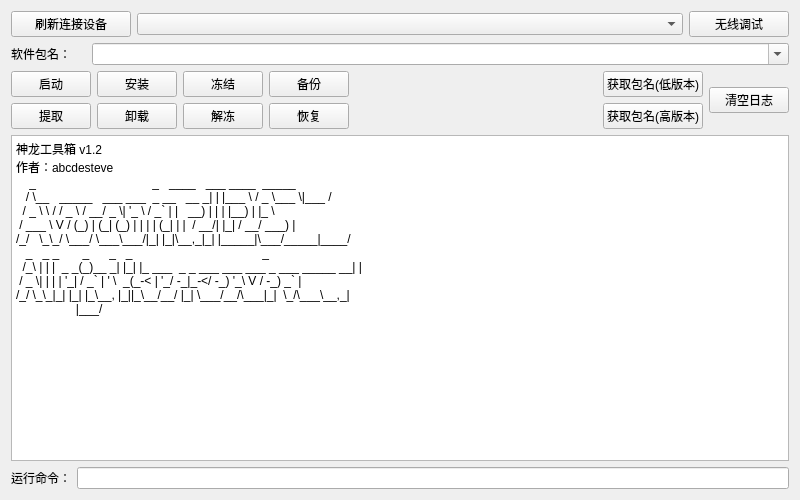
<?xml version="1.0" encoding="UTF-8"?>
<ui version="4.0">
 <class>aam</class>
 <widget class="QWidget" name="aam">
  <property name="geometry">
   <rect>
    <x>0</x>
    <y>0</y>
    <width>800</width>
    <height>500</height>
   </rect>
  </property>
  <property name="windowTitle">
   <string>Form</string>
  </property>
  <layout class="QVBoxLayout" name="verticalLayout">
   <item>
    <layout class="QHBoxLayout" name="horizontalLayout_1">
     <item>
      <widget class="QPushButton" name="btn_device">
       <property name="maximumSize">
        <size>
         <width>120</width>
         <height>16777215</height>
        </size>
       </property>
       <property name="text">
        <string>刷新连接设备</string>
       </property>
      </widget>
     </item>
     <item>
      <widget class="QComboBox" name="cmb_device"/>
     </item>
     <item>
      <widget class="QPushButton" name="btn_wireless">
       <property name="maximumSize">
        <size>
         <width>100</width>
         <height>16777215</height>
        </size>
       </property>
       <property name="text">
        <string>无线调试</string>
       </property>
      </widget>
     </item>
    </layout>
   </item>
   <item>
    <layout class="QHBoxLayout" name="horizontalLayout_2">
     <item>
      <widget class="QLabel" name="label_app">
       <property name="maximumSize">
        <size>
         <width>75</width>
         <height>16777215</height>
        </size>
       </property>
       <property name="text">
        <string>软件包名：</string>
       </property>
      </widget>
     </item>
     <item>
      <widget class="QComboBox" name="cmb_app">
       <property name="editable">
        <bool>true</bool>
       </property>
      </widget>
     </item>
    </layout>
   </item>
   <item>
    <layout class="QGridLayout" name="gridLayout_1">
     <item row="1" column="11" rowspan="2">
      <widget class="QPushButton" name="btn_clear">
       <property name="text">
        <string>清空日志</string>
       </property>
      </widget>
     </item>
     <item row="2" column="6">
      <widget class="QPushButton" name="btn_unfreeze">
       <property name="text">
        <string>解冻</string>
       </property>
      </widget>
     </item>
     <item row="1" column="9" rowspan="2">
      <spacer name="horizontalSpacer_1">
       <property name="orientation">
        <enum>Qt::Horizontal</enum>
       </property>
       <property name="sizeHint" stdset="0">
        <size>
         <width>40</width>
         <height>20</height>
        </size>
       </property>
      </spacer>
     </item>
     <item row="1" column="4">
      <widget class="QPushButton" name="btn_install">
       <property name="text">
        <string>安装</string>
       </property>
      </widget>
     </item>
     <item row="2" column="7">
      <widget class="QPushButton" name="btn_restore">
       <property name="text">
        <string>恢复</string>
       </property>
      </widget>
     </item>
     <item row="1" column="7">
      <widget class="QPushButton" name="btn_backup">
       <property name="text">
        <string>备份</string>
       </property>
      </widget>
     </item>
     <item row="2" column="10">
      <widget class="QPushButton" name="btn_getapp_high">
       <property name="text">
        <string>获取包名(高版本)</string>
       </property>
      </widget>
     </item>
     <item row="1" column="6">
      <widget class="QPushButton" name="btn_freeze">
       <property name="text">
        <string>冻结</string>
       </property>
      </widget>
     </item>
     <item row="1" column="10">
      <widget class="QPushButton" name="btn_getapp_low">
       <property name="text">
        <string>获取包名(低版本)</string>
       </property>
      </widget>
     </item>
     <item row="2" column="4">
      <widget class="QPushButton" name="btn_uninstall">
       <property name="text">
        <string>卸载</string>
       </property>
      </widget>
     </item>
     <item row="1" column="0">
      <widget class="QPushButton" name="btn_launch">
       <property name="text">
        <string>启动</string>
       </property>
      </widget>
     </item>
     <item row="2" column="0">
      <widget class="QPushButton" name="btn_extract">
       <property name="text">
        <string>提取</string>
       </property>
      </widget>
     </item>
    </layout>
   </item>
   <item>
    <widget class="QTextEdit" name="textedit_log">
     <property name="readOnly">
      <bool>true</bool>
     </property>
     <property name="html">
      <string>&lt;!DOCTYPE HTML PUBLIC &quot;-//W3C//DTD HTML 4.0//EN&quot; &quot;http://www.w3.org/TR/REC-html40/strict.dtd&quot;&gt;
&lt;html&gt;&lt;head&gt;&lt;meta name=&quot;qrichtext&quot; content=&quot;1&quot; /&gt;&lt;meta charset=&quot;utf-8&quot; /&gt;&lt;style type=&quot;text/css&quot;&gt;
p, li { white-space: pre-wrap; }
hr { height: 1px; border-width: 0; }
li.unchecked::marker { content: &quot;\2610&quot;; }
li.checked::marker { content: &quot;\2612&quot;; }
&lt;/style&gt;&lt;/head&gt;&lt;body style=&quot; font-family:'Microsoft YaHei UI'; font-size:9pt; font-weight:400; font-style:normal;&quot;&gt;
&lt;p style=&quot; margin-top:0px; margin-bottom:0px; margin-left:0px; margin-right:0px; -qt-block-indent:0; text-indent:0px;&quot;&gt;&lt;span style=&quot; font-family:'FiraCode Nerd Font';&quot;&gt;神龙工具箱 v1.2&lt;/span&gt;&lt;/p&gt;
&lt;p style=&quot; margin-top:0px; margin-bottom:0px; margin-left:0px; margin-right:0px; -qt-block-indent:0; text-indent:0px;&quot;&gt;&lt;span style=&quot; font-family:'FiraCode Nerd Font';&quot;&gt;作者：abcdesteve&lt;/span&gt;&lt;/p&gt;
&lt;p style=&quot; margin-top:0px; margin-bottom:0px; margin-left:0px; margin-right:0px; -qt-block-indent:0; text-indent:0px;&quot;&gt;&lt;span style=&quot; font-family:'FiraCode Nerd Font';&quot;&gt;    _                                   _   ____   ___ ____  _____ &lt;/span&gt;&lt;/p&gt;
&lt;p style=&quot; margin-top:0px; margin-bottom:0px; margin-left:0px; margin-right:0px; -qt-block-indent:0; text-indent:0px;&quot;&gt;&lt;span style=&quot; font-family:'FiraCode Nerd Font';&quot;&gt;   / \__   _____   ___ ___  _ __   __ _| | |___ \ / _ \___ \|___ / &lt;/span&gt;&lt;/p&gt;
&lt;p style=&quot; margin-top:0px; margin-bottom:0px; margin-left:0px; margin-right:0px; -qt-block-indent:0; text-indent:0px;&quot;&gt;&lt;span style=&quot; font-family:'FiraCode Nerd Font';&quot;&gt;  / _ \ \ / / _ \ / __/ _ \| '_ \ / _` | |   __) | | | |__) | |_ \ &lt;/span&gt;&lt;/p&gt;
&lt;p style=&quot; margin-top:0px; margin-bottom:0px; margin-left:0px; margin-right:0px; -qt-block-indent:0; text-indent:0px;&quot;&gt;&lt;span style=&quot; font-family:'FiraCode Nerd Font';&quot;&gt; / ___ \ V / (_) | (_| (_) | | | | (_| | |  / __/| |_| / __/ ___) |&lt;/span&gt;&lt;/p&gt;
&lt;p style=&quot; margin-top:0px; margin-bottom:0px; margin-left:0px; margin-right:0px; -qt-block-indent:0; text-indent:0px;&quot;&gt;&lt;span style=&quot; font-family:'FiraCode Nerd Font';&quot;&gt;/_/   \_\_/ \___/ \___\___/|_| |_|\__,_|_| |_____|\___/_____|____/ &lt;/span&gt;&lt;/p&gt;
&lt;p style=&quot; margin-top:0px; margin-bottom:0px; margin-left:0px; margin-right:0px; -qt-block-indent:0; text-indent:0px;&quot;&gt;&lt;span style=&quot; font-family:'FiraCode Nerd Font';&quot;&gt;   _   _ _       _      _   _                                       _ &lt;/span&gt;&lt;/p&gt;
&lt;p style=&quot; margin-top:0px; margin-bottom:0px; margin-left:0px; margin-right:0px; -qt-block-indent:0; text-indent:0px;&quot;&gt;&lt;span style=&quot; font-family:'FiraCode Nerd Font';&quot;&gt;  /_\ | | |  _ _(_)__ _| |_| |_ ___  _ _ ___ ___ ___ _ ___ _____ __| |&lt;/span&gt;&lt;/p&gt;
&lt;p style=&quot; margin-top:0px; margin-bottom:0px; margin-left:0px; margin-right:0px; -qt-block-indent:0; text-indent:0px;&quot;&gt;&lt;span style=&quot; font-family:'FiraCode Nerd Font';&quot;&gt; / _ \| | | | '_| / _` | ' \  _(_-&amp;lt; | '_/ -_|_-&amp;lt;/ -_) '_\ V / -_) _` |&lt;/span&gt;&lt;/p&gt;
&lt;p style=&quot; margin-top:0px; margin-bottom:0px; margin-left:0px; margin-right:0px; -qt-block-indent:0; text-indent:0px;&quot;&gt;&lt;span style=&quot; font-family:'FiraCode Nerd Font';&quot;&gt;/_/ \_\_|_| |_| |_\__, |_||_\__/__/ |_| \___/__/\___|_|  \_/\___\__,_|&lt;/span&gt;&lt;/p&gt;
&lt;p style=&quot; margin-top:0px; margin-bottom:0px; margin-left:0px; margin-right:0px; -qt-block-indent:0; text-indent:0px;&quot;&gt;&lt;span style=&quot; font-family:'FiraCode Nerd Font';&quot;&gt;                  |___/                                               &lt;/span&gt;&lt;/p&gt;&lt;/body&gt;&lt;/html&gt;</string>
     </property>
    </widget>
   </item>
   <item>
    <layout class="QHBoxLayout" name="horizontalLayout_3">
     <item>
      <widget class="QLabel" name="label_cmd">
       <property name="text">
        <string>运行命令：</string>
       </property>
      </widget>
     </item>
     <item>
      <widget class="QLineEdit" name="lineedit_cmd">
       <property name="clearButtonEnabled">
        <bool>true</bool>
       </property>
      </widget>
     </item>
    </layout>
   </item>
  </layout>
 </widget>
 <tabstops>
  <tabstop>btn_device</tabstop>
  <tabstop>cmb_device</tabstop>
  <tabstop>btn_wireless</tabstop>
  <tabstop>cmb_app</tabstop>
  <tabstop>btn_launch</tabstop>
  <tabstop>btn_extract</tabstop>
  <tabstop>btn_install</tabstop>
  <tabstop>btn_uninstall</tabstop>
  <tabstop>btn_freeze</tabstop>
  <tabstop>btn_unfreeze</tabstop>
  <tabstop>btn_backup</tabstop>
  <tabstop>btn_restore</tabstop>
  <tabstop>btn_getapp_low</tabstop>
  <tabstop>btn_getapp_high</tabstop>
  <tabstop>btn_clear</tabstop>
  <tabstop>textedit_log</tabstop>
  <tabstop>lineedit_cmd</tabstop>
 </tabstops>
 <resources/>
 <connections/>
</ui>
